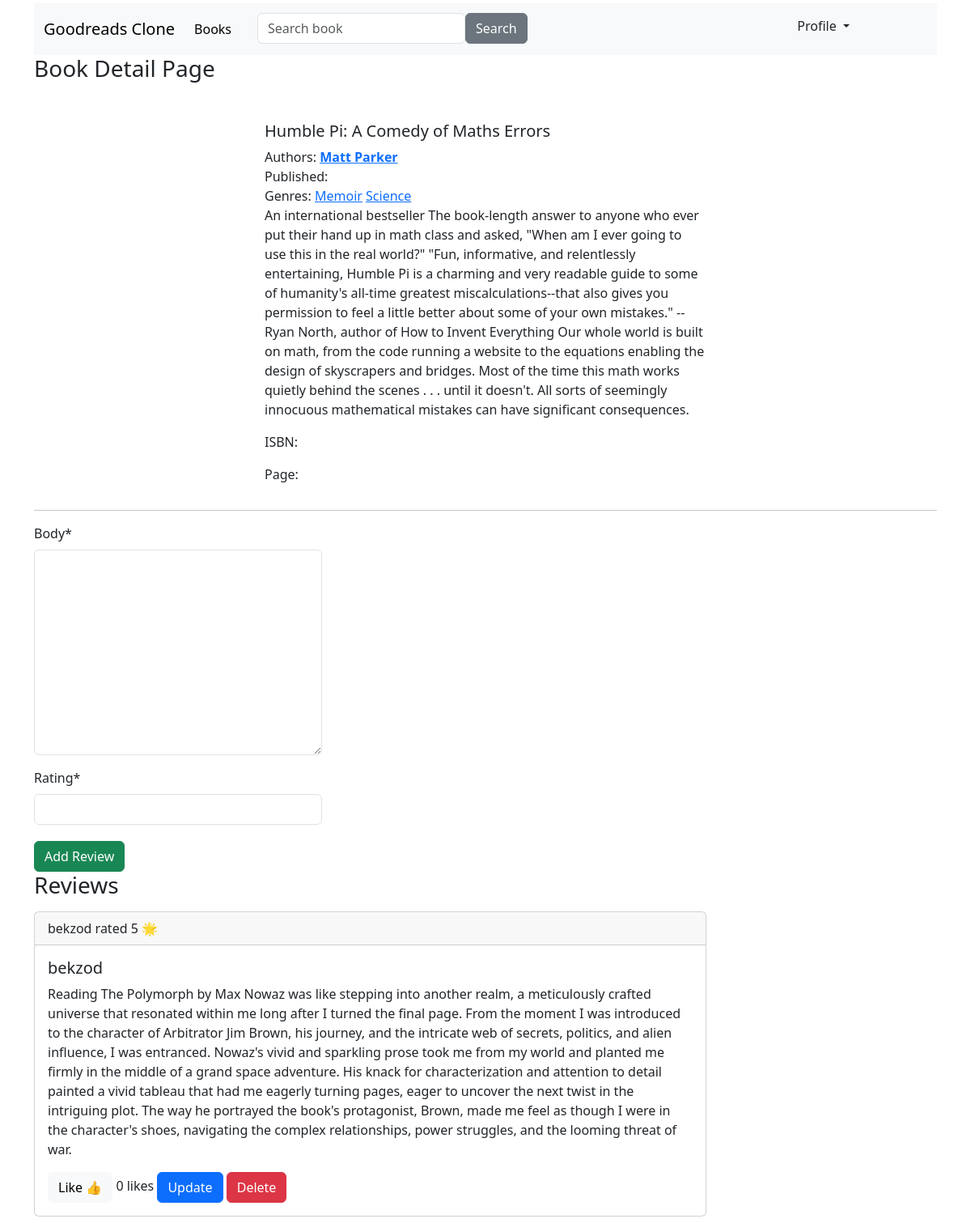
/books/humble-pi-a-comedy-of-maths-errors/, run on the app's committed database.
### apps/books/models.py (models this page shows)
class Book(AbstractModel):
    title = CharField(max_length=128)
    slug = SlugField(unique=True)
    description = TextField()
    published_date = DateField()  # renamed from 'published'
    ISBN = CharField(max_length=128, unique=True)  # renamed from 'isbn'
    language = CharField(max_length=7, choices=LanguageChoice.choices, default=LanguageChoice.ENGLISH)
    page_count = IntegerField()  # renamed from 'page'
    cover_image = ImageField(upload_to="books/cover/%Y/%m/%d", default="book_cover.jpg")  # renamed from 'cover'
    genre = ManyToManyField("books.BookGenre", "books")
    authors = ManyToManyField("books.BookAuthor", "books")

class BookAuthor(AbstractModel):
    first_name = CharField(max_length=56)
    last_name = CharField(max_length=56)
    birthdate = DateField()
    website = URLField()
    avatar = ImageField(upload_to="authors/avatar/%Y/%m/%d")
    about = TextField()
    email = EmailField(unique=True)

class BookGenre(AbstractModel):
    name = CharField(max_length=128)

class BookReview(AbstractModel):
    book = ForeignKey("books.Book", CASCADE, "reviews")
    user = ForeignKey("users.User", CASCADE, "reviews")
    body = TextField()
    rating = IntegerField(validators=[MaxValueValidator(5), MinValueValidator(1)])
    like_count = IntegerField(default=0)

### apps/users/models.py (models this page shows)
class User(AbstractUser):
    avatar = ImageField(upload_to="users/avatar/%Y/%m/%d", default="user_avatar.jpg")
    middle_name = CharField(max_length=128, null=True, blank=True)

### apps/books/views.py (the view)
# urls.py: path('<slug:slug>/', BookDetailView.as_view(), name="book-detail"),
class BookDetailView(View):
    def get(self, request, slug):
        book = Book.objects.get(slug=slug)
        form = AddBookReviewForm()
        context = {
            "book": book,
            "form": form
        }
        return render(request, "books/book-detail.html", context=context)

### apps/books/forms.py
class AddBookReviewForm(ModelForm):
    rating = IntegerField(min_value=1, max_value=5)
    body = Textarea(attrs={"rows": "3"})
    class Meta:
        model = BookReview
        fields = ("body", "rating")

### templates/books/book-detail.html (shortened to what this page needs)
{% extends 'base.html' %}
{% load crispy_forms_tags %}
{% block content %}
    <h3>Book Detail Page</h3>
    <div class="row mt-5">
        <div class="col-3">
        </div>
        <div class="col-6">
            <h5>{{ book.title }}</h5>
            <span class="my-2">Authors:
                {% for author in book.authors.all %}
                    <a href="{% url 'books:author-detail' pk=author.pk %}" class="fw-bold">
                    {{ author.first_name }} {{ author.last_name }}
                    </a>
                {% endfor %}
            </span><br>
            <span>Published: {{ book.published }}</span> <br>
            <span>Genres:
                {% for genr in book.genre.all %}
                    <a href="{% url 'books:genre-page' pk=genr.pk %}" class="fw-light">{{ genr.name }}</a>
                {% endfor %}
            </span>
            <p>{{ book.description }}</p>
            <p>ISBN: {{ book.isbn }}</p>
            <p>Page: {{ book.page }}</p>
        </div>
    </div>
    <hr>
    <div class="row">
        <div class="col-4">
            <form action="{% url 'books:add-review' book.pk %}" method="post">
                {{ form|crispy }}
                <button class="mt-1 btn btn-success">Add Review</button>
            </form>
        </div>
    </div>
    {% if book.reviews %}
        <div class="row">
            <h3>Reviews</h3>
            <div class="col-9">
                {% for review in book.reviews.all %}
                    <div class="card my-2">
                        <div class="card-header">
                            {{ review.user.username }} rated {{ review.rating }} 🌟
                        </div>
                        <div class="card-body">
                            <h5 class="card-title">{{ review.user.username }}</h5>
                            <p class="card-text">{{ review.body }}</p>
                            <a href="#" class="btn btn-light">Like 👍</a> <span
                                class="fw-lighter">{{ review.like_count }} likes </span>
                            <a href="{% url 'books:update-review' review.pk %}" class="btn btn-primary">Update</a>
                            <a href="{% url 'books:delete-review' review.pk %}" class="btn btn-danger">Delete</a>
                        </div>
                    </div>
                {% endfor %}
            </div>
        </div>
    {% else %}
        <h3>No Reviews</h3>
    {% endif %}
{% endblock %}

### data on the page
Book: title "Humble Pi: A Comedy of Maths Errors", description "An international bestseller The book-length answer to anyone who ever put their hand up in math class and asked, \"When am I ever going to use this in the real world?\" \"Fun, informative, and relentlessly entertaining, Humble Pi is a charming and very readable guide to some of humanity's all-time greatest miscalculations--that also gives you permission to feel a little better about some of your own mistakes.\" --Ryan North, author of How to Invent Everything Our whole world is built on math, from the code running a website to the equations enabling the design of skyscrapers and bridges. Most of the time this math works quietly behind the scenes . . . until it doesn't. All sorts of seemingly…"
BookAuthor: first_name "Matt", last_name "Parker"
BookGenre: name "Memoir"
BookGenre: name "Science"
BookReview: user.username "bekzod", rating "5", body "Reading The Polymorph by Max Nowaz was like stepping into another realm, a meticulously crafted universe that resonated within me long after I turned the final page. From the moment I was introduced to the character of Arbitrator Jim Brown, his journey, and the intricate web of secrets, politics, and alien influence, I was entranced. Nowaz's vivid and sparkling prose took me from my world and planted me firmly in the middle of a grand space adventure. His knack for characterization and attention to detail painted a vivid tableau that had me eagerly turning pages, eager to uncover the next twist in the intriguing plot. The way he portrayed the book's protagonist, Brown, made me feel as…", like_count "0"
